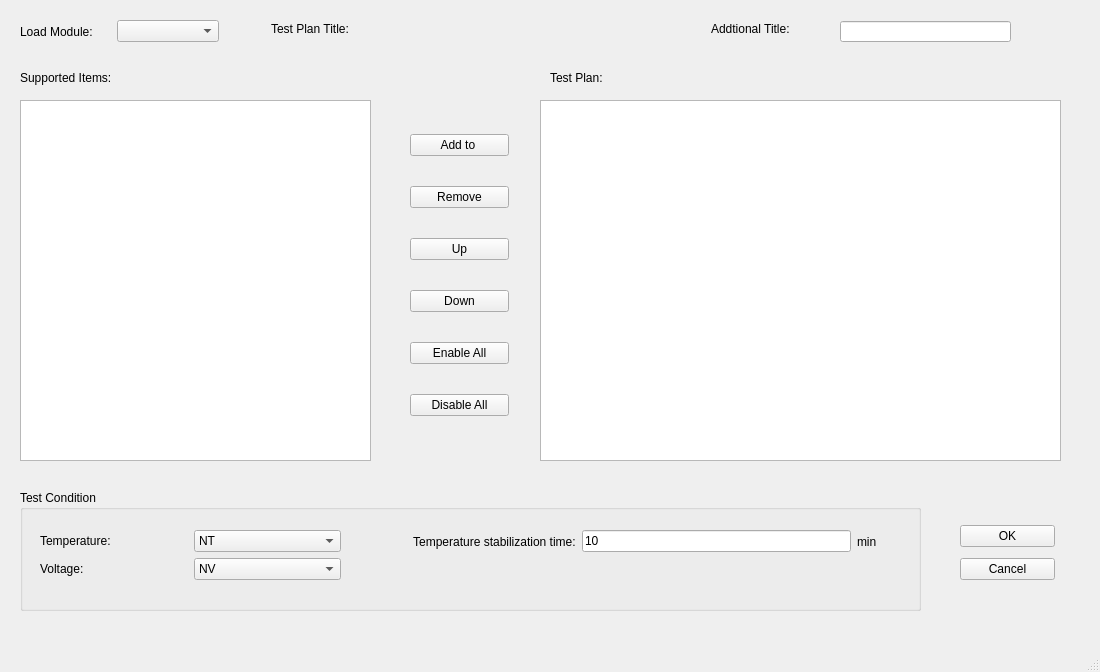
<?xml version="1.0" encoding="UTF-8"?>
<ui version="4.0">
 <class>Window_testplan</class>
 <widget class="QMainWindow" name="Window_testplan">
  <property name="geometry">
   <rect>
    <x>0</x>
    <y>0</y>
    <width>1100</width>
    <height>672</height>
   </rect>
  </property>
  <property name="windowTitle">
   <string>Test Plan Editor</string>
  </property>
  <property name="windowIcon">
   <iconset>
    <normaloff>../image/icon/seq.ico</normaloff>../image/icon/seq.ico</iconset>
  </property>
  <widget class="QWidget" name="centralwidget">
   <widget class="QLabel" name="label_2">
    <property name="geometry">
     <rect>
      <x>20</x>
      <y>70</y>
      <width>201</width>
      <height>16</height>
     </rect>
    </property>
    <property name="text">
     <string>Supported Items:</string>
    </property>
   </widget>
   <widget class="QListWidget" name="listWidget_supporteditems">
    <property name="geometry">
     <rect>
      <x>20</x>
      <y>100</y>
      <width>351</width>
      <height>361</height>
     </rect>
    </property>
    <property name="editTriggers">
     <set>QAbstractItemView::DoubleClicked|QAbstractItemView::EditKeyPressed</set>
    </property>
    <property name="selectionMode">
     <enum>QAbstractItemView::ExtendedSelection</enum>
    </property>
   </widget>
   <widget class="QListWidget" name="listWidget_testplan">
    <property name="geometry">
     <rect>
      <x>540</x>
      <y>100</y>
      <width>521</width>
      <height>361</height>
     </rect>
    </property>
    <property name="selectionMode">
     <enum>QAbstractItemView::ExtendedSelection</enum>
    </property>
   </widget>
   <widget class="QLabel" name="label_3">
    <property name="geometry">
     <rect>
      <x>550</x>
      <y>70</y>
      <width>201</width>
      <height>16</height>
     </rect>
    </property>
    <property name="text">
     <string>Test Plan:</string>
    </property>
   </widget>
   <widget class="QGroupBox" name="groupBox">
    <property name="geometry">
     <rect>
      <x>20</x>
      <y>490</y>
      <width>901</width>
      <height>121</height>
     </rect>
    </property>
    <property name="title">
     <string>Test Condition</string>
    </property>
    <widget class="QWidget" name="layoutWidget">
     <property name="geometry">
      <rect>
       <x>20</x>
       <y>40</y>
       <width>301</width>
       <height>51</height>
      </rect>
     </property>
     <layout class="QGridLayout" name="gridLayout">
      <item row="0" column="0">
       <widget class="QLabel" name="label_5">
        <property name="text">
         <string>Temperature:</string>
        </property>
       </widget>
      </item>
      <item row="0" column="1">
       <widget class="QComboBox" name="comboBox_Temp">
        <item>
         <property name="text">
          <string>NT</string>
         </property>
        </item>
        <item>
         <property name="text">
          <string>HT</string>
         </property>
        </item>
        <item>
         <property name="text">
          <string>LT</string>
         </property>
        </item>
       </widget>
      </item>
      <item row="1" column="0">
       <widget class="QLabel" name="label_6">
        <property name="text">
         <string>Voltage:</string>
        </property>
       </widget>
      </item>
      <item row="1" column="1">
       <widget class="QComboBox" name="comboBox_Volt">
        <item>
         <property name="text">
          <string>NV</string>
         </property>
        </item>
        <item>
         <property name="text">
          <string>HV</string>
         </property>
        </item>
        <item>
         <property name="text">
          <string>LV</string>
         </property>
        </item>
       </widget>
      </item>
     </layout>
    </widget>
    <widget class="QWidget" name="layoutWidget">
     <property name="geometry">
      <rect>
       <x>390</x>
       <y>40</y>
       <width>467</width>
       <height>23</height>
      </rect>
     </property>
     <layout class="QHBoxLayout" name="horizontalLayout_2">
      <item>
       <widget class="QLabel" name="label_4">
        <property name="text">
         <string> Temperature stabilization time:</string>
        </property>
       </widget>
      </item>
      <item>
       <widget class="QLineEdit" name="lineEdit_temptime">
        <property name="text">
         <string>10</string>
        </property>
       </widget>
      </item>
      <item>
       <widget class="QLabel" name="label_7">
        <property name="text">
         <string>min</string>
        </property>
       </widget>
      </item>
     </layout>
    </widget>
   </widget>
   <widget class="QWidget" name="layoutWidget">
    <property name="geometry">
     <rect>
      <x>20</x>
      <y>20</y>
      <width>199</width>
      <height>23</height>
     </rect>
    </property>
    <layout class="QHBoxLayout" name="horizontalLayout">
     <item>
      <widget class="QLabel" name="label">
       <property name="text">
        <string>Load Module:</string>
       </property>
      </widget>
     </item>
     <item>
      <widget class="QComboBox" name="comboBox_loadmodule">
       <item>
        <property name="text">
         <string/>
        </property>
       </item>
       <item>
        <property name="text">
         <string>GSMFCC</string>
        </property>
       </item>
       <item>
        <property name="text">
         <string>WCDMAFCC</string>
        </property>
       </item>
       <item>
        <property name="text">
         <string>LTEFCC</string>
        </property>
       </item>
       <item>
        <property name="text">
         <string>LTECAFCC</string>
        </property>
       </item>
       <item>
        <property name="text">
         <string>BT2FCC</string>
        </property>
       </item>
       <item>
        <property name="text">
         <string>BT2CE</string>
        </property>
       </item>
       <item>
        <property name="text">
         <string>WLAN_A</string>
        </property>
       </item>
       <item>
        <property name="text">
         <string>WLAN_B</string>
        </property>
       </item>
       <item>
        <property name="text">
         <string>WLAN_G</string>
        </property>
       </item>
       <item>
        <property name="text">
         <string>WLAN_N</string>
        </property>
       </item>
       <item>
        <property name="text">
         <string>WLAN_AC</string>
        </property>
       </item>
      </widget>
     </item>
    </layout>
   </widget>
   <widget class="QWidget" name="layoutWidget">
    <property name="geometry">
     <rect>
      <x>410</x>
      <y>110</y>
      <width>99</width>
      <height>331</height>
     </rect>
    </property>
    <layout class="QVBoxLayout" name="verticalLayout">
     <item>
      <widget class="QPushButton" name="pushButton_add">
       <property name="text">
        <string>Add to </string>
       </property>
      </widget>
     </item>
     <item>
      <widget class="QPushButton" name="pushButton_remove">
       <property name="text">
        <string>Remove</string>
       </property>
      </widget>
     </item>
     <item>
      <widget class="QPushButton" name="pushButton_up">
       <property name="text">
        <string>Up</string>
       </property>
      </widget>
     </item>
     <item>
      <widget class="QPushButton" name="pushButton_down">
       <property name="text">
        <string>Down</string>
       </property>
      </widget>
     </item>
     <item>
      <widget class="QPushButton" name="pushButton_enableall">
       <property name="text">
        <string>Enable All</string>
       </property>
      </widget>
     </item>
     <item>
      <widget class="QPushButton" name="pushButton_disableall">
       <property name="text">
        <string>Disable All</string>
       </property>
      </widget>
     </item>
    </layout>
   </widget>
   <widget class="QWidget" name="layoutWidget">
    <property name="geometry">
     <rect>
      <x>960</x>
      <y>520</y>
      <width>95</width>
      <height>65</height>
     </rect>
    </property>
    <layout class="QVBoxLayout" name="verticalLayout_2">
     <item>
      <widget class="QPushButton" name="pushButton_ok">
       <property name="text">
        <string>OK</string>
       </property>
      </widget>
     </item>
     <item>
      <widget class="QPushButton" name="pushButton_cancel">
       <property name="text">
        <string>Cancel</string>
       </property>
      </widget>
     </item>
    </layout>
   </widget>
   <widget class="QLabel" name="label_plantitle">
    <property name="geometry">
     <rect>
      <x>406</x>
      <y>21</y>
      <width>271</width>
      <height>16</height>
     </rect>
    </property>
    <property name="text">
     <string/>
    </property>
   </widget>
   <widget class="QLabel" name="label_8">
    <property name="geometry">
     <rect>
      <x>271</x>
      <y>21</y>
      <width>128</width>
      <height>16</height>
     </rect>
    </property>
    <property name="text">
     <string>Test Plan Title:</string>
    </property>
   </widget>
   <widget class="QLineEdit" name="lineEdit_plantitle">
    <property name="geometry">
     <rect>
      <x>840</x>
      <y>21</y>
      <width>171</width>
      <height>21</height>
     </rect>
    </property>
   </widget>
   <widget class="QLabel" name="label_9">
    <property name="geometry">
     <rect>
      <x>711</x>
      <y>21</y>
      <width>131</width>
      <height>16</height>
     </rect>
    </property>
    <property name="text">
     <string>Addtional Title:</string>
    </property>
   </widget>
  </widget>
  <widget class="QMenuBar" name="menubar">
   <property name="geometry">
    <rect>
     <x>0</x>
     <y>0</y>
     <width>1100</width>
     <height>26</height>
    </rect>
   </property>
  </widget>
  <widget class="QStatusBar" name="statusbar"/>
 </widget>
 <resources/>
 <connections/>
</ui>
